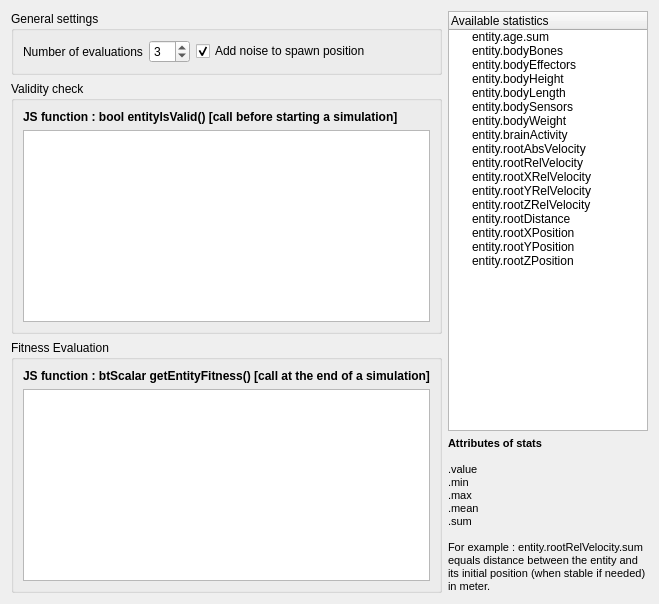
     <widget class="QWidget" name="tab_2">
      <attribute name="icon">
       <iconset resource="../../../ressources/ressources.qrc">
        <normaloff>:/img/icons/chart_line</normaloff>:/img/icons/chart_line</iconset>
      </attribute>
      <attribute name="title">
       <string>Evaluation</string>
      </attribute>
      <layout class="QGridLayout" name="gridLayout_8">
       <item row="0" column="0">
        <widget class="QGroupBox" name="groupBox_3">
         <property name="title">
          <string>General settings</string>
         </property>
         <layout class="QGridLayout" name="gridLayout_15">
          <item row="0" column="0">
           <widget class="QLabel" name="label_30">
            <property name="text">
             <string>Number of evaluations</string>
            </property>
           </widget>
          </item>
          <item row="0" column="3">
           <spacer name="horizontalSpacer_3">
            <property name="orientation">
             <enum>Qt::Horizontal</enum>
            </property>
            <property name="sizeHint" stdset="0">
             <size>
              <width>40</width>
              <height>20</height>
             </size>
            </property>
           </spacer>
          </item>
          <item row="0" column="1">
           <widget class="QSpinBox" name="spbNbRun">
            <property name="minimum">
             <number>1</number>
            </property>
            <property name="maximum">
             <number>10</number>
            </property>
            <property name="value">
             <number>3</number>
            </property>
           </widget>
          </item>
          <item row="0" column="2">
           <widget class="QCheckBox" name="chkRandomPos">
            <property name="text">
             <string>Add noise to spawn position</string>
            </property>
            <property name="checked">
             <bool>true</bool>
            </property>
           </widget>
          </item>
         </layout>
        </widget>
       </item>
       <item row="1" column="0">
        <widget class="QGroupBox" name="groupBox">
         <property name="sizePolicy">
          <sizepolicy hsizetype="Expanding" vsizetype="Preferred">
           <horstretch>0</horstretch>
           <verstretch>0</verstretch>
          </sizepolicy>
         </property>
         <property name="font">
          <font>
           <weight>50</weight>
           <bold>false</bold>
          </font>
         </property>
         <property name="title">
          <string>Validity check</string>
         </property>
         <layout class="QGridLayout" name="gridLayout_4">
          <item row="2" column="0" colspan="4">
           <widget class="QTextEdit" name="teValidateFunction">
            <property name="font">
             <font>
              <family>Courier New</family>
              <italic>false</italic>
             </font>
            </property>
           </widget>
          </item>
          <item row="0" column="0" colspan="4">
           <widget class="QLabel" name="label_25">
            <property name="font">
             <font>
              <weight>75</weight>
              <bold>true</bold>
             </font>
            </property>
            <property name="text">
             <string>JS function : bool entityIsValid() [call before starting a simulation]</string>
            </property>
           </widget>
          </item>
         </layout>
        </widget>
       </item>
       <item row="0" column="1" rowspan="3">
        <widget class="QTreeWidget" name="twAvailableStatsInEval">
         <property name="maximumSize">
          <size>
           <width>200</width>
           <height>16777215</height>
          </size>
         </property>
         <column>
          <property name="text">
           <string>Available statistics</string>
          </property>
         </column>
         <item>
          <property name="text">
           <string>entity.age.sum</string>
          </property>
         </item>
         <item>
          <property name="text">
           <string>entity.bodyBones</string>
          </property>
         </item>
         <item>
          <property name="text">
           <string>entity.bodyEffectors</string>
          </property>
         </item>
         <item>
          <property name="text">
           <string>entity.bodyHeight</string>
          </property>
         </item>
         <item>
          <property name="text">
           <string>entity.bodyLength</string>
          </property>
         </item>
         <item>
          <property name="text">
           <string>entity.bodySensors</string>
          </property>
         </item>
         <item>
          <property name="text">
           <string>entity.bodyWeight</string>
          </property>
         </item>
         <item>
          <property name="text">
           <string>entity.brainActivity</string>
          </property>
         </item>
         <item>
          <property name="text">
           <string>entity.rootAbsVelocity</string>
          </property>
         </item>
         <item>
          <property name="text">
           <string>entity.rootRelVelocity</string>
          </property>
         </item>
         <item>
          <property name="text">
           <string>entity.rootXRelVelocity</string>
          </property>
         </item>
         <item>
          <property name="text">
           <string>entity.rootYRelVelocity</string>
          </property>
         </item>
         <item>
          <property name="text">
           <string>entity.rootZRelVelocity</string>
          </property>
         </item>
         <item>
          <property name="text">
           <string>entity.rootDistance</string>
          </property>
         </item>
         <item>
          <property name="text">
           <string>entity.rootXPosition</string>
          </property>
         </item>
         <item>
          <property name="text">
           <string>entity.rootYPosition</string>
          </property>
         </item>
         <item>
          <property name="text">
           <string>entity.rootZPosition</string>
          </property>
         </item>
        </widget>
       </item>
       <item row="2" column="0" rowspan="2">
        <widget class="QGroupBox" name="groupBox_2">
         <property name="sizePolicy">
          <sizepolicy hsizetype="Expanding" vsizetype="Preferred">
           <horstretch>0</horstretch>
           <verstretch>0</verstretch>
          </sizepolicy>
         </property>
         <property name="title">
          <string>Fitness Evaluation</string>
         </property>
         <layout class="QGridLayout" name="gridLayout_5">
          <item row="1" column="0" colspan="2">
           <widget class="QLabel" name="label_24">
            <property name="font">
             <font>
              <weight>75</weight>
              <bold>true</bold>
             </font>
            </property>
            <property name="text">
             <string>JS function : btScalar getEntityFitness() [call at the end of a simulation]</string>
            </property>
           </widget>
          </item>
          <item row="2" column="0" colspan="2">
           <widget class="QTextEdit" name="teFitnessFunction">
            <property name="font">
             <font>
              <family>Courier New</family>
             </font>
            </property>
           </widget>
          </item>
         </layout>
        </widget>
       </item>
       <item row="3" column="1">
        <widget class="QLabel" name="label_2">
         <property name="maximumSize">
          <size>
           <width>200</width>
           <height>16777215</height>
          </size>
         </property>
         <property name="text">
          <string>&lt;!DOCTYPE HTML PUBLIC &quot;-//W3C//DTD HTML 4.0//EN&quot; &quot;http://www.w3.org/TR/REC-html40/strict.dtd&quot;&gt;
&lt;html&gt;&lt;head&gt;&lt;meta name=&quot;qrichtext&quot; content=&quot;1&quot; /&gt;&lt;style type=&quot;text/css&quot;&gt;
p, li { white-space: pre-wrap; }
&lt;/style&gt;&lt;/head&gt;&lt;body style=&quot; font-family:'MS Shell Dlg 2'; font-size:8.25pt; font-weight:400; font-style:normal;&quot;&gt;
&lt;p style=&quot; margin-top:0px; margin-bottom:0px; margin-left:0px; margin-right:0px; -qt-block-indent:0; text-indent:0px;&quot;&gt;&lt;span style=&quot; font-size:8pt; font-weight:600;&quot;&gt;Attributes of stats&lt;/span&gt;&lt;/p&gt;
&lt;p style=&quot;-qt-paragraph-type:empty; margin-top:0px; margin-bottom:0px; margin-left:0px; margin-right:0px; -qt-block-indent:0; text-indent:0px; font-size:8pt; font-weight:600;&quot;&gt;&lt;/p&gt;
&lt;p style=&quot; margin-top:0px; margin-bottom:0px; margin-left:0px; margin-right:0px; -qt-block-indent:0; text-indent:0px;&quot;&gt;&lt;span style=&quot; font-size:8pt;&quot;&gt;.value&lt;/span&gt;&lt;/p&gt;
&lt;p style=&quot; margin-top:0px; margin-bottom:0px; margin-left:0px; margin-right:0px; -qt-block-indent:0; text-indent:0px;&quot;&gt;&lt;span style=&quot; font-size:8pt;&quot;&gt;.min&lt;/span&gt;&lt;/p&gt;
&lt;p style=&quot; margin-top:0px; margin-bottom:0px; margin-left:0px; margin-right:0px; -qt-block-indent:0; text-indent:0px;&quot;&gt;&lt;span style=&quot; font-size:8pt;&quot;&gt;.max&lt;/span&gt;&lt;/p&gt;
&lt;p style=&quot; margin-top:0px; margin-bottom:0px; margin-left:0px; margin-right:0px; -qt-block-indent:0; text-indent:0px;&quot;&gt;&lt;span style=&quot; font-size:8pt;&quot;&gt;.mean&lt;/span&gt;&lt;/p&gt;
&lt;p style=&quot; margin-top:0px; margin-bottom:0px; margin-left:0px; margin-right:0px; -qt-block-indent:0; text-indent:0px;&quot;&gt;&lt;span style=&quot; font-size:8pt;&quot;&gt;.sum&lt;/span&gt;&lt;/p&gt;
&lt;p style=&quot;-qt-paragraph-type:empty; margin-top:0px; margin-bottom:0px; margin-left:0px; margin-right:0px; -qt-block-indent:0; text-indent:0px; font-size:8pt;&quot;&gt;&lt;/p&gt;
&lt;p style=&quot; margin-top:0px; margin-bottom:0px; margin-left:0px; margin-right:0px; -qt-block-indent:0; text-indent:0px;&quot;&gt;&lt;span style=&quot; font-size:8pt;&quot;&gt;For example : entity.rootRelVelocity.sum equals distance between the entity and its initial position (when stable if needed) in meter.&lt;/span&gt;&lt;/p&gt;&lt;/body&gt;&lt;/html&gt;</string>
         </property>
         <property name="wordWrap">
          <bool>true</bool>
         </property>
        </widget>
       </item>
      </layout>
     </widget>
